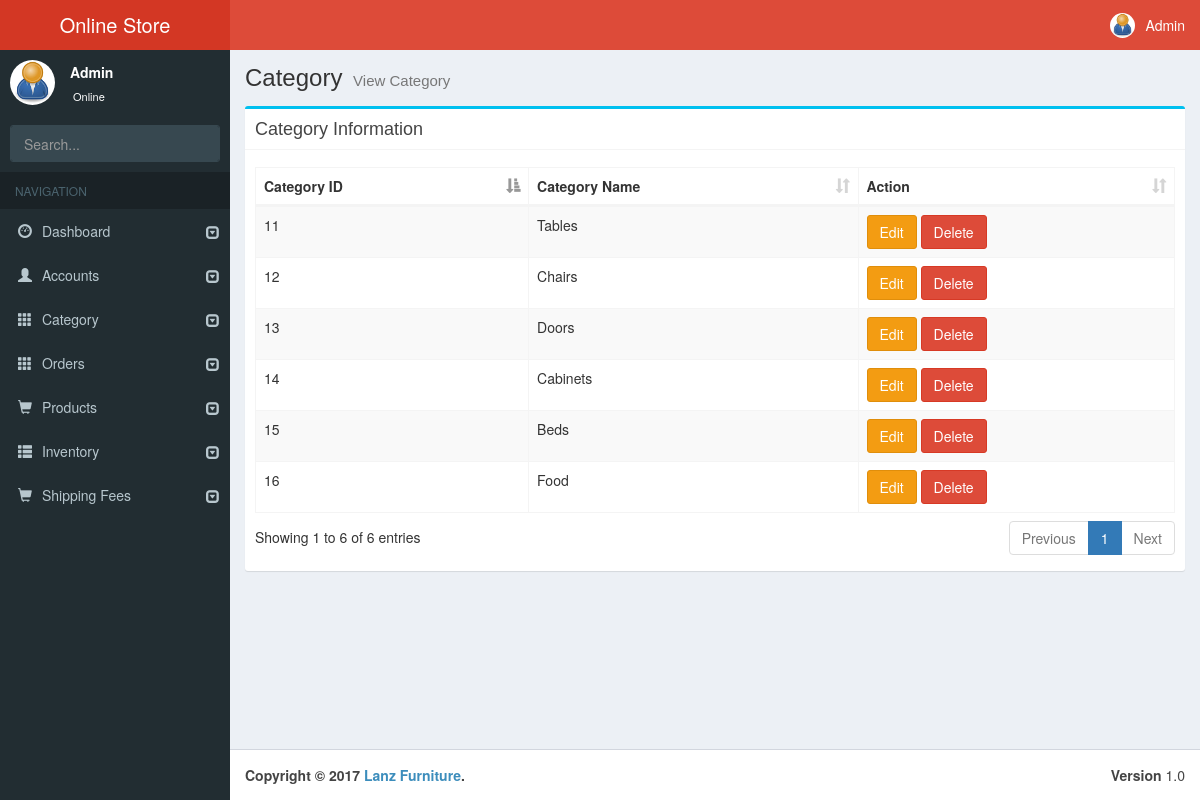
/admin/viewcategory.php (signed in), run on the app's committed database.
### tables this page shows
CREATE TABLE IF NOT EXISTS `tbl_category` (
  `id` int(11) NOT NULL AUTO_INCREMENT,
  `category_name` text,
  PRIMARY KEY (`id`)
);

### admin/viewcategory.php (the view, shortened to what this page needs)
<!DOCTYPE html>
<html>
<head>
  <?php include 'header.php';?>
</head>
<body class="hold-transition skin-red sidebar-mini">
<div class="wrapper">
  <?php include 'navbar.php';?>
  <?php include 'sidebar.php';?>
  <div class="content-wrapper">
    <section class="content-header">
      <h1>
        Category
        <small>View Category</small>
      </h1>
    </section>
    <section class="content">
      <div class="row">
        <div class="col-md-12">
          <div class="box box-info">
            <div class="box-header with-border">
              <h3 class="box-title">Category Information</h3>
            </div>
            <form class="form-horizontal">
              <div class="box-body">
                <table id="datatable1" class="table table-bordered table-striped">
                  <thead>
                  <tr>
                    <th>Category ID</th>
                    <th>Category Name</th>
                    <th>Action</th>
                  </tr>
                  </thead>
                  <tbody>
                  <?php
                    include 'php/db.inc.php';
                    $sql = "SELECT * FROM tbl_category";
                    $result = $conn->query($sql);
                    while($row = $result->fetch_assoc()){
                      echo '
                      <tr>
                        <td>'.$row["id"].'</td>
                        <td>'.$row["category_name"].'</td>
                        <td>
                          <a href="editcategory.php?id='.$row["id"].'" class="btn btn-warning">Edit</a>
                          <a href="php/deletecategory.php?id='.$row["id"].'" class="btn btn-danger">Delete</a>
                        </td>
                      </tr>
                      ';
                    }
                  ?>
                  </tbody>
                </table>
              </div>
            </form>
          </div>
        </div>
      </div>
    </section>
  </div>
  <?php include 'footer.php';?>
</div>
</body>
</html>

### data on the page
tbl_category: id "11", category_name "Tables"
tbl_category: id "12", category_name "Chairs"
tbl_category: id "13", category_name "Doors"
tbl_category: id "14", category_name "Cabinets"
tbl_category: id "15", category_name "Beds"
tbl_category: id "16", category_name "Food"
